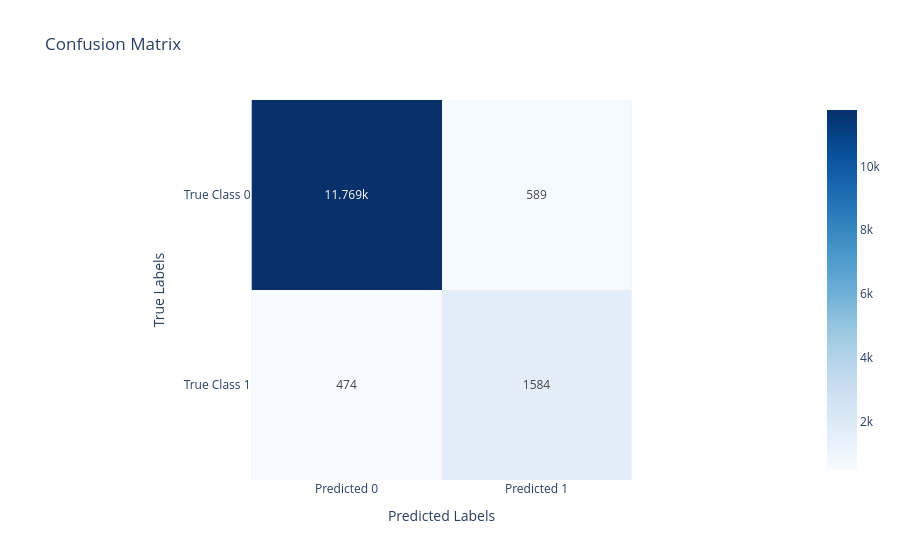

The notebook cell this image was saved under:
### Code cell
dt_visualizer.plot_confusion_matrix()

### Figure 1 — Plotly figure (JSON) as saved in the notebook; plotly's stock layout.template omitted (floating-point values rounded to 4 significant figures)
{"data": [{"coloraxis": "coloraxis", "name": "0", "texttemplate": "%{z}", "x": ["Predicted 0", "Predicted 1"], "y": ["True Class 0", "True Class 1"], "z": [[11769, 589], [474, 1584]], "type": "heatmap", "xaxis": "x", "yaxis": "y", "hovertemplate": "x: %{x}<br>y: %{y}<br>color: %{z}<extra></extra>"}], "layout": {"xaxis": {"anchor": "y", "domain": [0.0, 1.0], "scaleanchor": "y", "constrain": "domain", "title": {"text": "Predicted Labels"}}, "yaxis": {"anchor": "x", "domain": [0.0, 1.0], "autorange": "reversed", "constrain": "domain", "title": {"text": "True Labels"}}, "coloraxis": {"colorscale": [[0.0, "rgb(247,251,255)"], [0.125, "rgb(222,235,247)"], [0.25, "rgb(198,219,239)"], [0.375, "rgb(158,202,225)"], [0.5, "rgb(107,174,214)"], [0.625, "rgb(66,146,198)"], [0.75, "rgb(33,113,181)"], [0.875, "rgb(8,81,156)"], [1.0, "rgb(8,48,107)"]]}, "title": {"text": "Confusion Matrix"}, "showlegend": false}}
